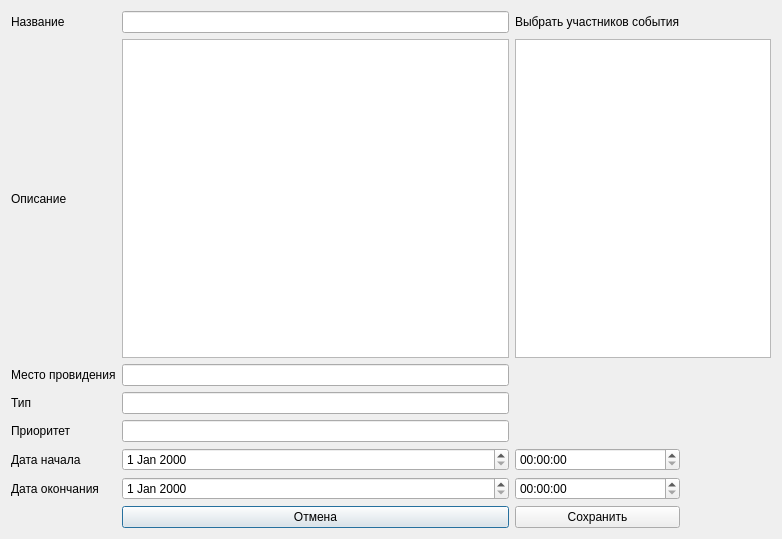
<?xml version="1.0" encoding="UTF-8"?>
<ui version="4.0">
 <class>CreatingEvents</class>
 <widget class="QDialog" name="CreatingEvents">
  <property name="geometry">
   <rect>
    <x>0</x>
    <y>0</y>
    <width>782</width>
    <height>539</height>
   </rect>
  </property>
  <property name="windowTitle">
   <string>Dialog</string>
  </property>
  <layout class="QGridLayout" name="gridLayout">
   <item row="0" column="0">
    <widget class="QLabel" name="label">
     <property name="text">
      <string>Название</string>
     </property>
    </widget>
   </item>
   <item row="0" column="1">
    <widget class="QLineEdit" name="TitleLineEdit"/>
   </item>
   <item row="0" column="2">
    <widget class="QLabel" name="label_8">
     <property name="text">
      <string>Выбрать участников события</string>
     </property>
    </widget>
   </item>
   <item row="1" column="0">
    <widget class="QLabel" name="label_2">
     <property name="text">
      <string>Описание</string>
     </property>
    </widget>
   </item>
   <item row="1" column="1">
    <widget class="QTextEdit" name="DescriptionTextEdit"/>
   </item>
   <item row="1" column="2" colspan="2">
    <widget class="QListWidget" name="ParticipantslistWidget"/>
   </item>
   <item row="2" column="0">
    <widget class="QLabel" name="label_4">
     <property name="text">
      <string>Место провидения</string>
     </property>
    </widget>
   </item>
   <item row="2" column="1">
    <widget class="QLineEdit" name="LocationLineEdit"/>
   </item>
   <item row="3" column="0">
    <widget class="QLabel" name="label_5">
     <property name="text">
      <string>Тип</string>
     </property>
    </widget>
   </item>
   <item row="3" column="1">
    <widget class="QLineEdit" name="TypeLineEdit"/>
   </item>
   <item row="4" column="0">
    <widget class="QLabel" name="label_6">
     <property name="text">
      <string>Приоритет</string>
     </property>
    </widget>
   </item>
   <item row="4" column="1">
    <widget class="QLineEdit" name="PriorityLineEdit"/>
   </item>
   <item row="5" column="0">
    <widget class="QLabel" name="label_3">
     <property name="text">
      <string>Дата начала</string>
     </property>
    </widget>
   </item>
   <item row="6" column="0">
    <widget class="QLabel" name="label_7">
     <property name="text">
      <string>Дата окончания</string>
     </property>
    </widget>
   </item>
   <item row="5" column="1">
    <widget class="QDateEdit" name="StartDateEdit"/>
   </item>
   <item row="6" column="1">
    <widget class="QDateEdit" name="EndDateEdit"/>
   </item>
   <item row="5" column="2">
    <widget class="QTimeEdit" name="StartTimeEdit"/>
   </item>
   <item row="6" column="2">
    <widget class="QTimeEdit" name="EndTimeEdit"/>
   </item>
   <item row="7" column="1">
    <widget class="QPushButton" name="CancelButton">
     <property name="text">
      <string>Отмена</string>
     </property>
    </widget>
   </item>
   <item row="7" column="2">
    <widget class="QPushButton" name="SaveButton">
     <property name="text">
      <string>Сохранить</string>
     </property>
    </widget>
   </item>
  </layout>
 </widget>
 <resources/>
 <connections/>
</ui>
